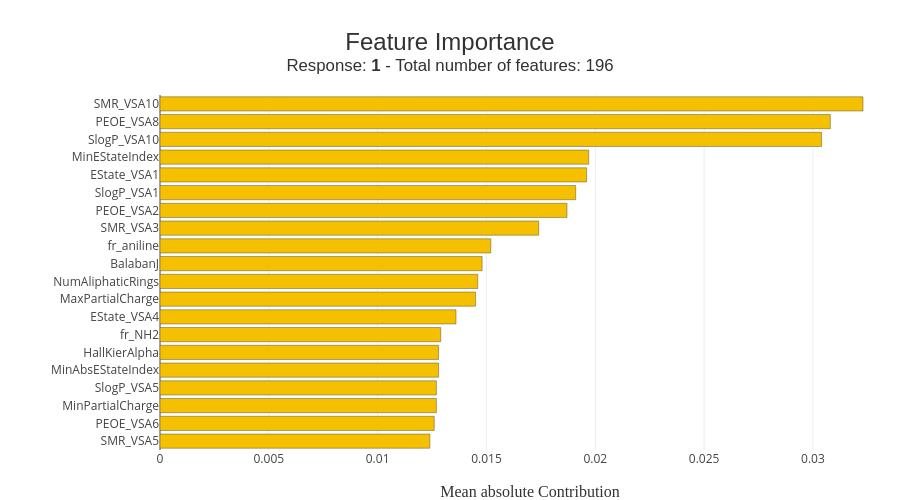

The notebook cell this image was saved under:
### Code cell
# Global feature importance (Shapash wraps SHAP, presents it cleanly)
xpl.plot.features_importance(max_features=20)

### Figure 1 — Plotly figure (JSON) as saved in the notebook; plotly's stock layout.template omitted (floating-point values rounded to 4 significant figures)
{"data": [{"customdata": ["SMR_VSA5", "PEOE_VSA6", "MinPartialCharge", "SlogP_VSA5", "MinAbsEStateIndex", "HallKierAlpha", "fr_NH2", "EState_VSA4", "MaxPartialCharge", "NumAliphaticRings", "BalabanJ", "fr_aniline", "SMR_VSA3", "PEOE_VSA2", "SlogP_VSA1", "EState_VSA1", "MinEStateIndex", "SlogP_VSA10", "PEOE_VSA8", "SMR_VSA10"], "hovertemplate": "Feature: %{customdata}<br />Contribution: %{x:.4f}<extra></extra>", "marker": {"color": ["rgba(244, 192, 0, 1.0)", "rgba(244, 192, 0, 1.0)", "rgba(244, 192, 0, 1.0)", "rgba(244, 192, 0, 1.0)", "rgba(244, 192, 0, 1.0)", "rgba(244, 192, 0, 1.0)", "rgba(244, 192, 0, 1.0)", "rgba(244, 192, 0, 1.0)", "rgba(244, 192, 0, 1.0)", "rgba(244, 192, 0, 1.0)", "rgba(244, 192, 0, 1.0)", "rgba(244, 192, 0, 1.0)", "rgba(244, 192, 0, 1.0)", "rgba(244, 192, 0, 1.0)", "rgba(244, 192, 0, 1.0)", "rgba(244, 192, 0, 1.0)", "rgba(244, 192, 0, 1.0)", "rgba(244, 192, 0, 1.0)", "rgba(244, 192, 0, 1.0)", "rgba(244, 192, 0, 1.0)"], "line": {"color": "rgba(52, 55, 54, 0.8)", "width": 0.5}}, "name": "Global", "orientation": "h", "type": "bar", "x": [0.0124, 0.0126, 0.0127, 0.0127, 0.0128, 0.0128, 0.0129, 0.0136, 0.0145, 0.0146, 0.0148, 0.0152, 0.0174, 0.0187, 0.0191, 0.0196, 0.0197, 0.0304, 0.0308, 0.0323], "y": ["SMR_VSA5", "PEOE_VSA6", "MinPartialCharge", "SlogP_VSA5", "MinAbsEStateIndex", "HallKierAlpha", "fr_NH2", "EState_VSA4", "MaxPartialCharge", "NumAliphaticRings", "BalabanJ", "fr_aniline", "SMR_VSA3", "PEOE_VSA2", "SlogP_VSA1", "EState_VSA1", "MinEStateIndex", "SlogP_VSA10", "PEOE_VSA8", "SMR_VSA10"]}], "layout": {"autosize": false, "barmode": "group", "height": 500, "hovermode": "closest", "margin": {"b": 50, "l": 160, "r": 0, "t": 95}, "title": {"font": {"color": "rgb(50, 50, 50)", "family": "Arial", "size": 24}, "text": "Feature Importance<br><sup>Response: <b>1</b> - Total number of features: 196</sup>", "x": 0.5, "xanchor": "center", "y": 0.9, "yanchor": "middle"}, "width": 900, "xaxis": {"title": {"font": {"color": "rgb(50, 50, 50)", "family": "Arial Black", "size": 16}, "text": "Mean absolute Contribution"}}, "yaxis": {"automargin": true, "dtick": 1, "tickmode": "array", "ticktext": ["SMR_VSA5", "PEOE_VSA6", "MinPartialCharge", "SlogP_VSA5", "MinAbsEStateIndex", "HallKierAlpha", "fr_NH2", "EState_VSA4", "MaxPartialCharge", "NumAliphaticRings", "BalabanJ", "fr_aniline", "SMR_VSA3", "PEOE_VSA2", "SlogP_VSA1", "EState_VSA1", "MinEStateIndex", "SlogP_VSA10", "PEOE_VSA8", "SMR_VSA10"], "tickvals": ["SMR_VSA5", "PEOE_VSA6", "MinPartialCharge", "SlogP_VSA5", "MinAbsEStateIndex", "HallKierAlpha", "fr_NH2", "EState_VSA4", "MaxPartialCharge", "NumAliphaticRings", "BalabanJ", "fr_aniline", "SMR_VSA3", "PEOE_VSA2", "SlogP_VSA1", "EState_VSA1", "MinEStateIndex", "SlogP_VSA10", "PEOE_VSA8", "SMR_VSA10"], "title": {"font": {"color": "rgb(50, 50, 50)", "family": "Arial Black", "size": 16}}}}}
